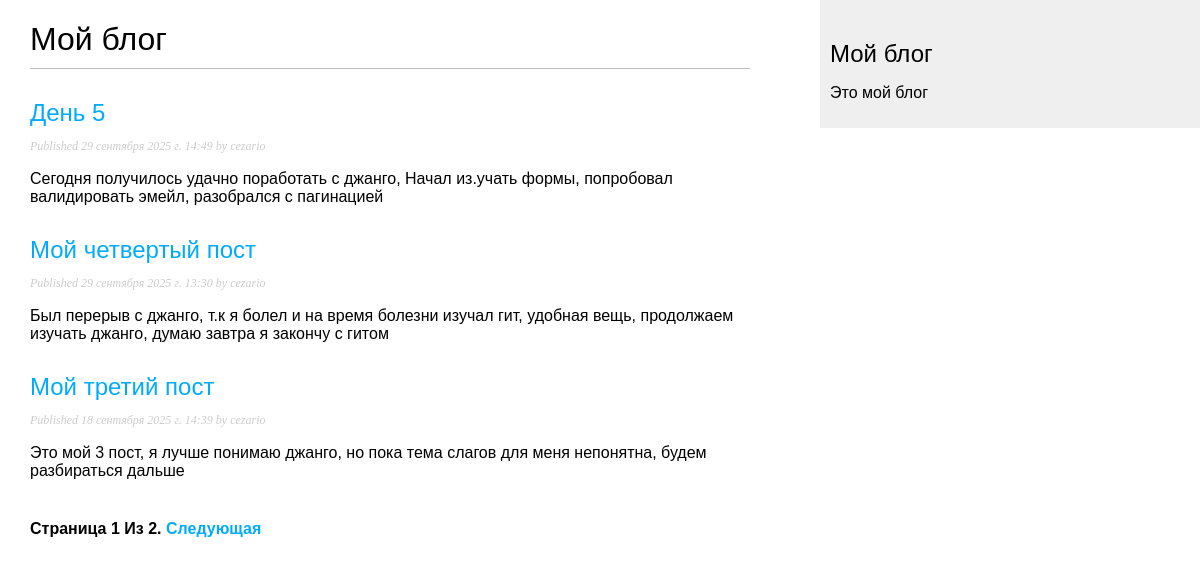
/blog/, run on an earlier commit of the app's database.
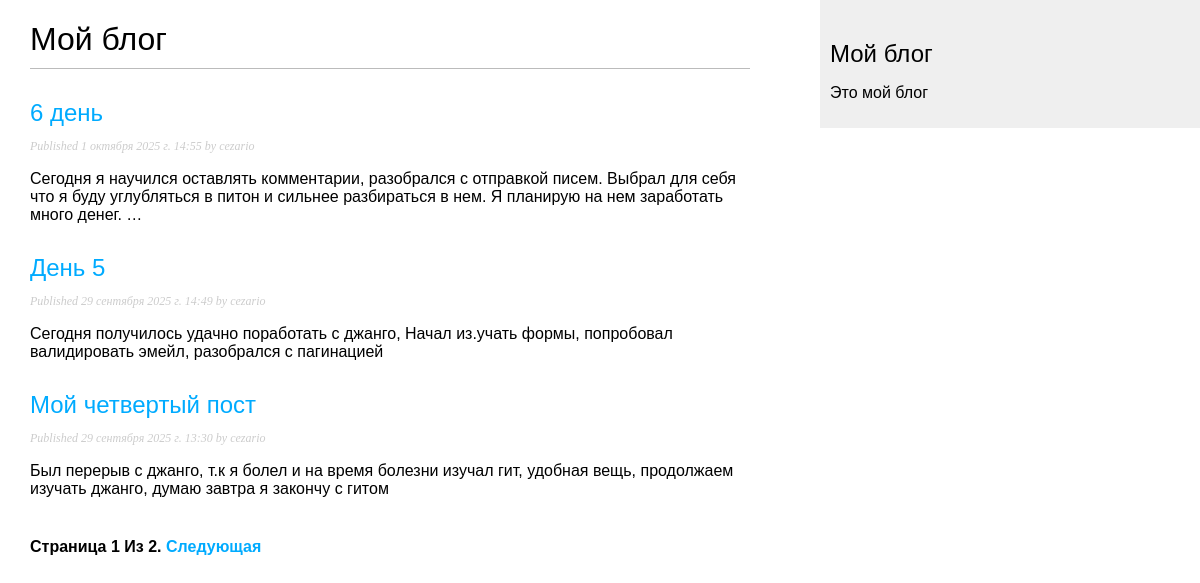
And on a later commit of the database.
### blog/models.py (models this page shows, shortened)
class Post(models.Model):
    class Status(models.TextChoices):
        DRAFT = 'DF', 'Черновик'
        PUBLISHED = 'PB', 'Опубликован'
    title = models.CharField(max_length=250)
    slug = models.SlugField(max_length=250, unique_for_date='publish')
    author = models.ForeignKey(User,
                               on_delete=models.CASCADE,
                               related_name='blog_posts')
    body = models.TextField()
    publish = models.DateTimeField(default=timezone.now)
    created = models.DateTimeField(auto_now_add=True)
    updated = models.DateTimeField(auto_now=True)
    status = models.CharField(max_length=2,
                              choices=Status.choices,
                              default=Status.DRAFT)
    objects = models.Manager()
    published = PublishedManager()
    class Meta:
        ordering = ['-publish']
        indexes = [
            models.Index(fields=['-publish']),
        ]
    def get_absolute_url(self):
        return reverse('blog:post_detail', args=[self.publish.year,
                                                 self.publish.month,
                                                 self.publish.day,
                                                 self.slug])

### blog/views.py (the view)
# urls.py: path('', views.PostListView.as_view(), name='post_list'),
class PostListView(ListView):
    queryset = Post.published.all()
    context_object_name = 'posts'
    paginate_by = 3
    template_name = 'blog/post/list.html'

### blog/templates/blog/post/list.html (shortened to what this page needs)
{% extends "blog/base.html" %}
{% block content %}
  <h1>Мой блог</h1>
  {% for post in posts %}
    <h2>
      <a href="{{ post.get_absolute_url }}">
        {{ post.title }}
      </a>
    </h2>
    <p class="date">
      Published {{ post.publish }} by {{ post.author }}
    </p>
    {{ post.body|truncatewords:30|linebreaks }}
  {% endfor %}
  {% include "blog/pagination.html" with page=page_obj %}
{% endblock %}

### blog/templates/blog/base.html (shortened to what this page needs)
{% load static %}
<!DOCTYPE html>
<html lang="en">
<head>
    <link href="{% static 'css/blog.css' %}" rel="stylesheet">
</head>
<body>
    <div id = "content">
        {% block content %}
        {% endblock %}
    </div>
    <div id="sidebar">
        <h2>Мой блог</h2>
        <p>Это мой блог</p>
    </div>
</body>
</html>

### blog/templates/blog/pagination.html (shortened to what this page needs)
<div class="pagination">
  <span class="step-links">
    <span class="current">
      Страница {{ page.number }} Из {{ page.paginator.num_pages }}.
    </span>
    {% if page.has_next %}
     <a href="?page={{ page.next_page_number }}">Следующая</a>
   {% endif %}
  </span>
 </div>

### blog/static/css/blog.css (style rules this page uses)
body { margin:0; padding:0; font-family:helvetica, sans-serif; }
a { color:#00abff; text-decoration:none; }
h1 { font-weight:normal; border-bottom:1px solid #bbb; padding:0 0 10px 0; }
h2 { font-weight:normal; margin:30px 0 0; }
#content { float:left; width:60%; padding:0 0 0 30px; }
#sidebar { float:right; width:30%; padding:10px; background:#efefef; height:100%; }
p.date { color:#ccc; font-family: georgia, serif; font-size: 12px; font-style: italic; }
.pagination { margin:40px 0; font-weight:bold; }

What changed in the data, as far as the page shows it:
no longer on this page (row unchanged): Post: title "Мой третий пост", publish "18 сентября 2025 г. 14:39", author "cezario", body "Это мой 3 пост, я лучше понимаю джанго, но пока тема слагов для меня непонятна, будем разбираться дальше"
added Post: title "6 день", publish "1 октября 2025 г. 14:55", author "cezario", body "Сегодня я научился оставлять комментарии, разобрался с отправкой писем. Выбрал для себя что я буду углубляться в питон и сильнее разбираться в нем. Я планирую на нем заработать много денег. …"
